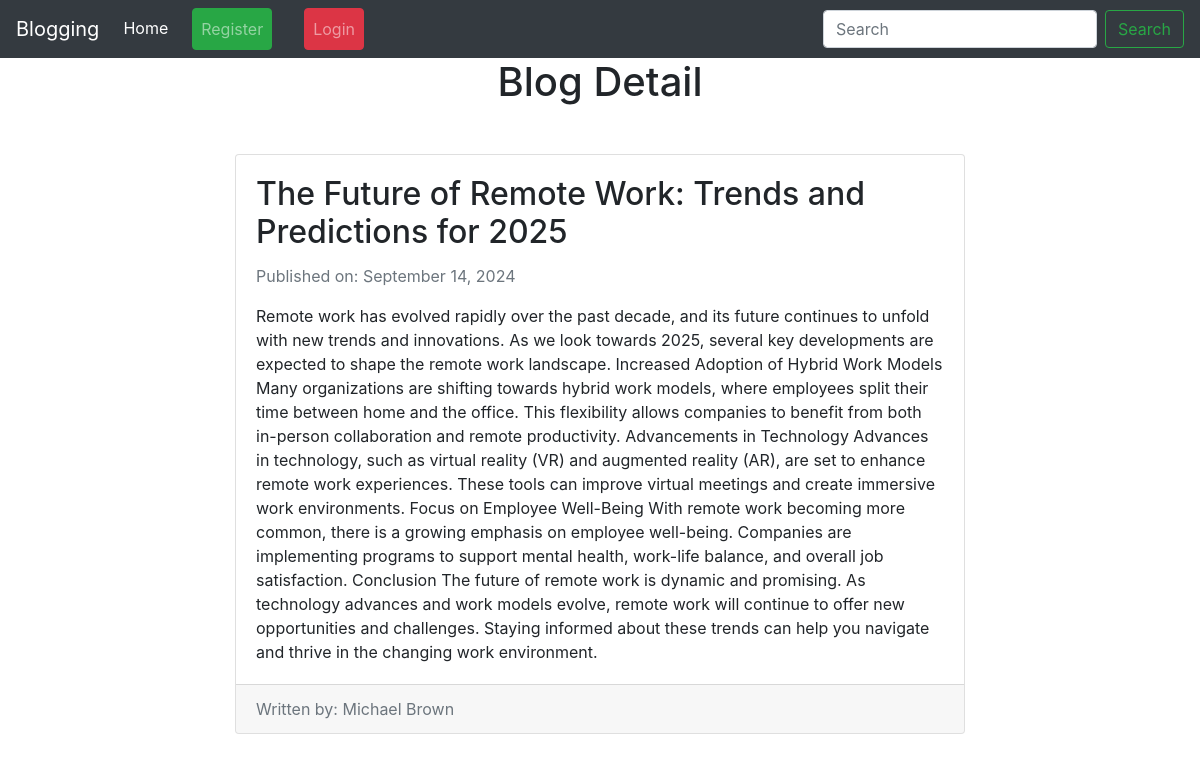
Screenshot of /blog_detail/3 with the database file from the repository.
### app.py (models this page shows, shortened)
class Blog(db.Model):
    blog_id = db.Column(db.Integer, primary_key=True)
    title = db.Column(db.String(80), nullable=False)
    author = db.Column(db.String(50), nullable=False)
    content = db.Column(db.Text, nullable=False)
    pub_date = db.Column(db.DateTime, nullable=False, default=datetime.utcnow)

### app.py (the view)
@app.route("/blog_detail/<int:id>", methods=['GET', 'POST'])
def blogdetail(id):
    blog=Blog.query.get(id)
    return render_template('blog_detail.html',blog=blog)

### templates/blog_detail.html (shortened to what this page needs)
<!DOCTYPE html>
<html lang="en">
<head>
    <link rel="stylesheet" href="https://cdn.jsdelivr.net/npm/bootstrap@4.0.0/dist/css/bootstrap.min.css"
>
</head>
<body>
    <nav class="navbar navbar-expand-lg navbar-dark bg-dark">
        <a class="navbar-brand" href="#">Blogging</a>
        <div class="collapse navbar-collapse" id="navbarSupportedContent">
            <ul class="navbar-nav mr-auto">
                <li class="nav-item active">
                    <a class="nav-link" href="/index">Home <span class="sr-only">(current)</span></a>
                </li>
                {% if current_user.is_authenticated %}
                <li class="nav-item">
                    <a class="nav-link" href="">{{current_user.username}}</a>
                </li>
                <li class="nav-item">
                    <a class="nav-link" href="/blogpost">Post Blog</a>
                </li>
                <li class="nav-item">
                    <a class="nav-link" href="/logout">Logout</a>
                </li>
                <li class="nav-item">
                    <a class="nav-link btn btn-warning text-white mr-2" href="/edit/{{blog.blog_id}}">Edit</a>
                </li>
                <li class="nav-item">
                    <a class="nav-link btn btn-danger text-white" href="/delete/{{blog.blog_id}}">Delete</a>
                </li>
                {% else %}
                <li class="nav-item">
                    <a class="nav-link btn btn-success mx-3" href="/register">Register</a>
                </li>
                <li class="nav-item">
                    <a class="nav-link btn btn-danger mx-3" href="/login">Login</a>
                </li>
                {% endif %}
            </ul>
            <form class="form-inline my-2 my-lg-0">
                <input class="form-control mr-sm-2" type="search" placeholder="Search" aria-label="Search">
                <button class="btn btn-outline-success my-2 my-sm-0" type="submit">Search</button>
            </form>
        </div>
    </nav>
    <h1 class="text-center">Blog Detail</h1>
    <div class="container my-5">
        <div class="row justify-content-center">
            <div class="col-md-8">
                <div class="card mb-4">
                    <div class="card-body">
                        <h2 class="card-title">{{ blog.title }}</h2>
                        <p class="card-text text-muted">Published on: {{ blog.pub_date.strftime('%B %d, %Y') }}</p>
                        <p class="card-text">{{ blog.content }}</p>
                    </div>
                    <div class="card-footer text-muted">
                        Written by: {{ blog.author }}
                    </div>
                </div>
            </div>
        </div>
    </div>
</body>
</html>

### rows the page displays
Blog: title "The Future of Remote Work: Trends and Predictions for 2025", pub_date "September 14, 2024", content "Remote work has evolved rapidly over the past decade, and its future continues to unfold with new trends and innovations. As we look towards 2025, several key developments are expected to shape the remote work landscape. Increased Adoption of Hybrid Work Models Many organizations are shifting towards hybrid work models, where employees split their time between home and the office. This flexibility allows companies to benefit from both in-person collaboration and remote productivity. Advancements in Technology Advances in technology, such as virtual reality (VR) and augmented reality (AR), are set to enhance remote work experiences. These tools can improve virtual meetings and create…", author "Michael Brown"
